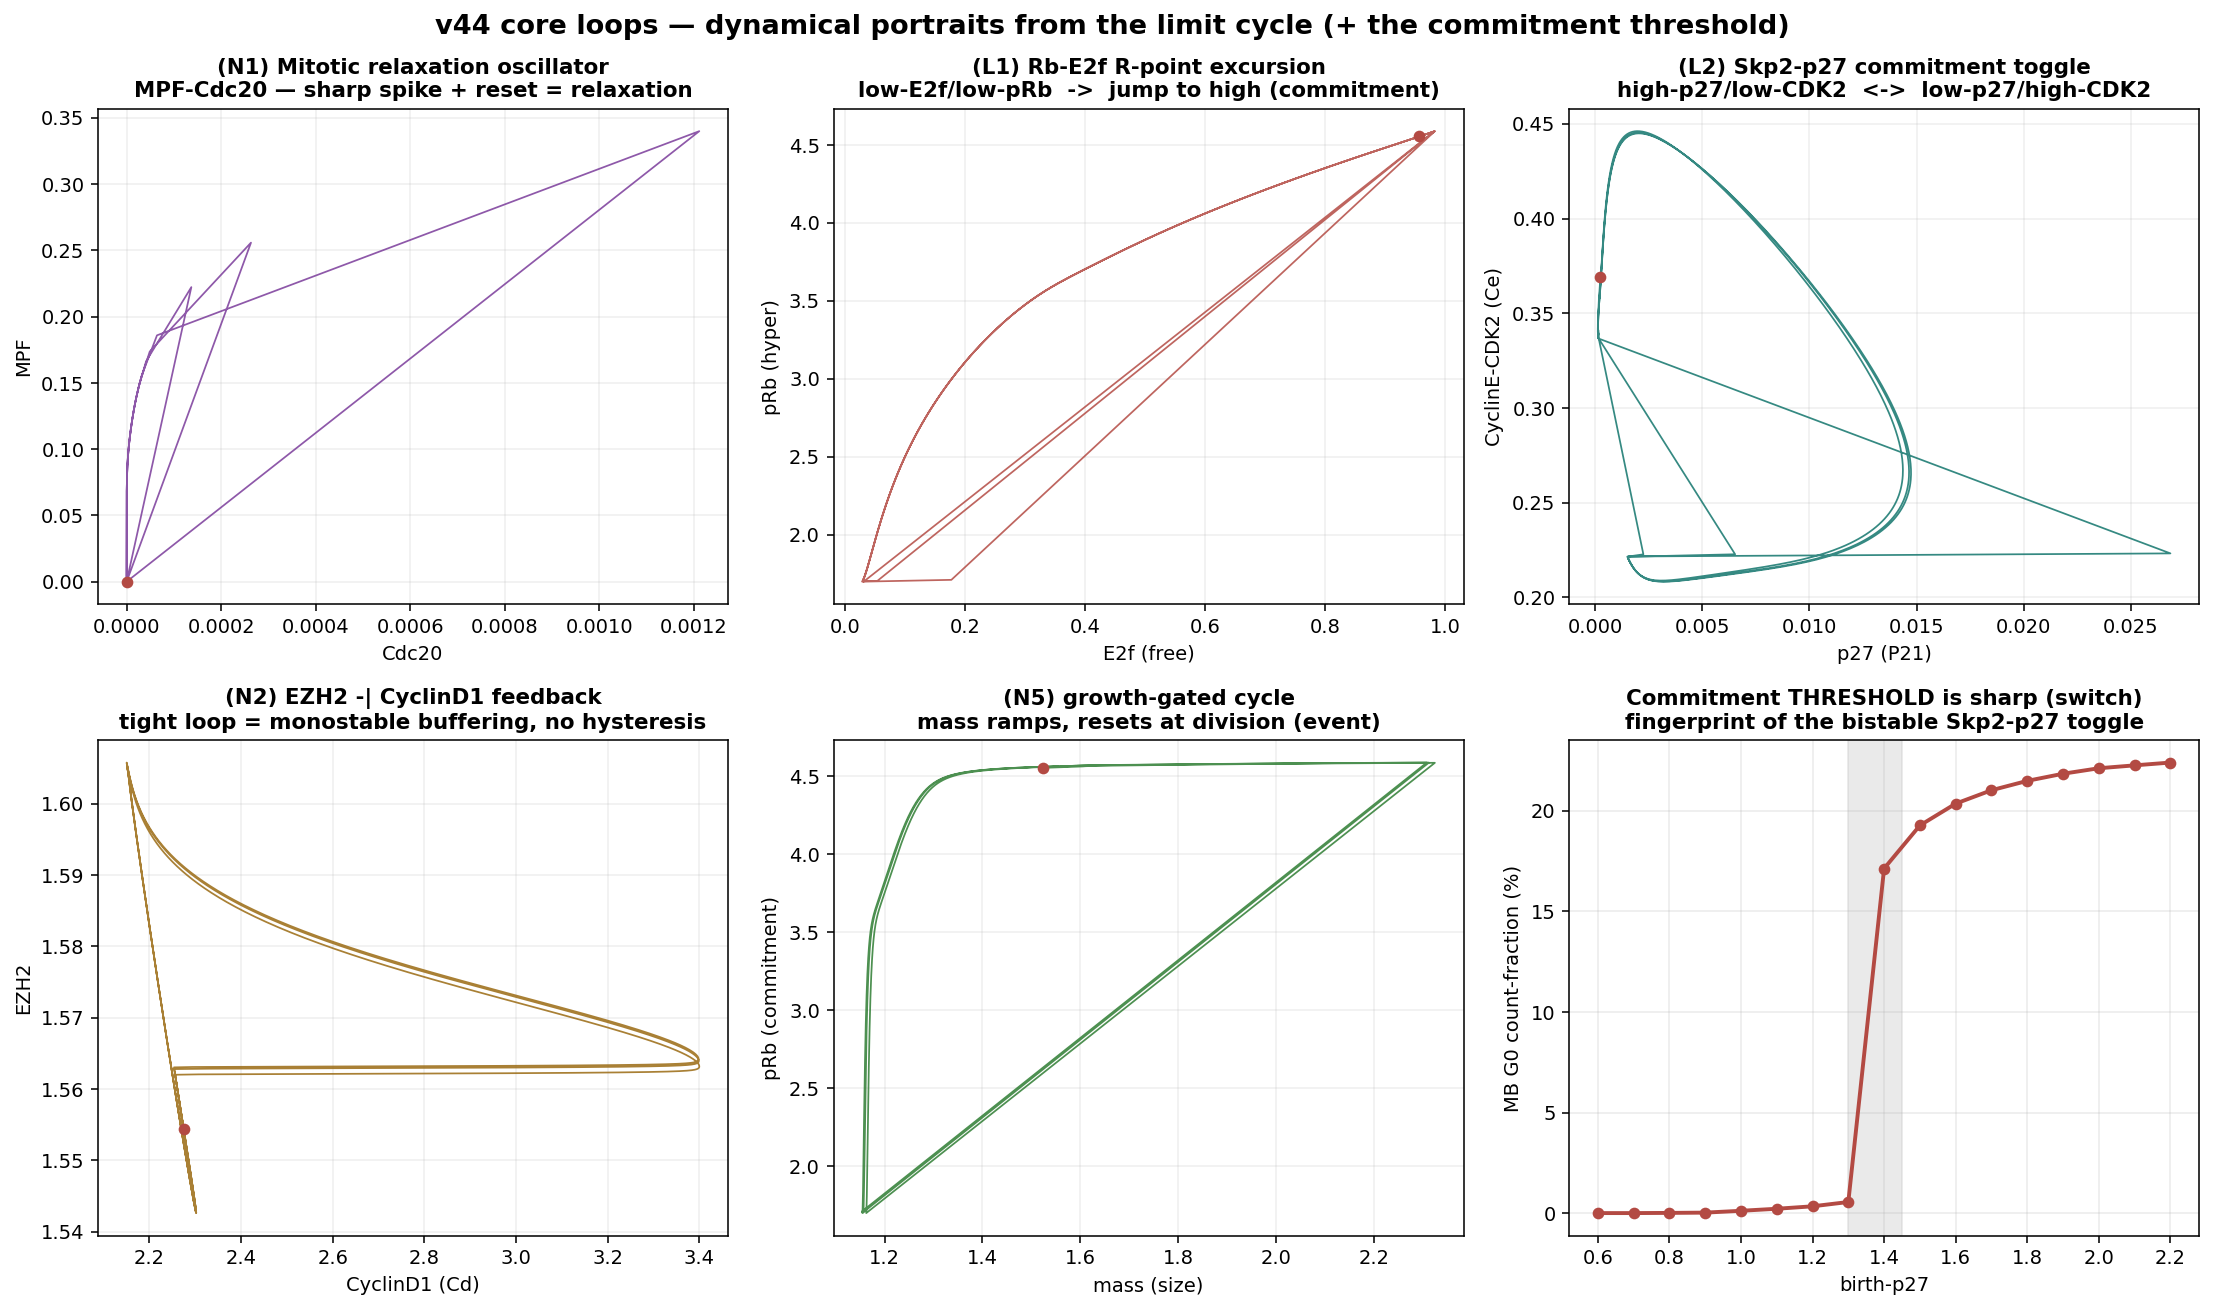

Here is the Python script that generated this plot:
"""STRUCTURE ANALYSIS — step C: dynamical portraits of the core loops.

Reads the actual settled limit-cycle trajectory and draws phase portraits that expose each core loop's dynamical
TYPE: the (Cdc20,MPF) mitotic relaxation oscillator, the (E2f,pRb) R-point excursion, the (p27,CyclinE)
commitment, and the (Cd,EZH2)/(Cd,Mk) feedback. Plus a fine birth-p27 sweep showing the SHARP commitment
threshold (the fingerprint of the underlying bistable toggle inside the hybrid oscillator). A rigorous
saddle-node/Hopf continuation on reduced subsystems is the deep-dive; this is the tractable evidence of type.

Run: ./venv/bin/python simulations/struct/C_dynamics.py
"""
import os, sys, json
os.environ.setdefault('TWO_STEP_RB', '1'); os.environ.setdefault('H3K27_CHAIN', '1')
sys.path.insert(0, os.path.dirname(os.path.dirname(os.path.dirname(os.path.abspath(__file__)))))
import numpy as np
import tellurium as te
import matplotlib
matplotlib.use('Agg')
import matplotlib.pyplot as plt
from src.build_model_v44_heldt import build_model_v44
from simulations.validate_v44 import (run, classify, PTCH1_MB, MYCN_AMP_MB, P16_MB, P18_MB, KSYP21_MB)

OUT = os.path.dirname(os.path.abspath(__file__))
SEL = ['time', 'MPF', 'Cdc20', 'E2f', 'pRb', 'Rbm', 'Rb', 'P21', 'Ce', 'Ca', 'Cd', 'EZH2', 'Mk', 'mass', 'Dna', 'Skp2']
rr = te.loada(build_model_v44())
rr['SHH'] = 0.5
rr.reset(); rr.simulate(0, 5000, 2)         # settle
r = rr.simulate(5000, 5000 + 3 * 1400, 6000, selections=SEL)   # ~3 cycles, fine
tr = {s: np.array(r[s]) for s in SEL}

# ---- birth-p27 sweep: commitment sharpness (MB condition) ----
p27s = np.linspace(0.6, 2.2, 17)
g0c = []
for p in p27s:
    res = run(shh=0.5, ptch1_cn=PTCH1_MB, mycn_amp=MYCN_AMP_MB, p16=P16_MB, p18=P18_MB, ksyp21=KSYP21_MB, p21div=float(p))
    cnt, _, _ = classify(res, 1.0)
    g0c.append(cnt.get('G0', np.nan))

fig, ax = plt.subplots(2, 3, figsize=(16, 9.5))
fig.suptitle('v44 core loops — dynamical portraits from the limit cycle (+ the commitment threshold)', fontsize=14, fontweight='bold')

def portrait(a, x, y, xl, yl, title, c='#39598a'):
    a.plot(tr[x], tr[y], '-', color=c, lw=.9, alpha=.85)
    a.plot(tr[x][0], tr[y][0], 'o', color='#b34a43', ms=5)
    a.set_xlabel(xl); a.set_ylabel(yl); a.set_title(title, fontsize=11, fontweight='bold'); a.grid(alpha=.2)

portrait(ax[0, 0], 'Cdc20', 'MPF', 'Cdc20', 'MPF', '(N1) Mitotic relaxation oscillator\nMPF-Cdc20 — sharp spike + reset = relaxation', '#7a3b9a')
portrait(ax[0, 1], 'E2f', 'pRb', 'E2f (free)', 'pRb (hyper)', '(L1) Rb-E2f R-point excursion\nlow-E2f/low-pRb  ->  jump to high (commitment)', '#b34a43')
portrait(ax[0, 2], 'P21', 'Ce', 'p27 (P21)', 'CyclinE-CDK2 (Ce)', '(L2) Skp2-p27 commitment toggle\nhigh-p27/low-CDK2  <->  low-p27/high-CDK2', '#12756c')
portrait(ax[1, 0], 'Cd', 'EZH2', 'CyclinD1 (Cd)', 'EZH2', '(N2) EZH2 -| CyclinD1 feedback\ntight loop = monostable buffering, no hysteresis', '#9a6a12')
portrait(ax[1, 1], 'mass', 'pRb', 'mass (size)', 'pRb (commitment)', '(N5) growth-gated cycle\nmass ramps, resets at division (event)', '#2e7d32')

axc = ax[1, 2]
axc.plot(p27s, g0c, '-o', color='#b34a43', lw=2, ms=5)
axc.axvspan(1.3, 1.45, color='#ccc', alpha=.4)
axc.set_xlabel('birth-p27'); axc.set_ylabel('MB G0 count-fraction (%)')
axc.set_title('Commitment THRESHOLD is sharp (switch)\nfingerprint of the bistable Skp2-p27 toggle', fontsize=11, fontweight='bold')
axc.grid(alpha=.25)
plt.tight_layout()
fig.savefig(os.path.join(OUT, 'C_dynamics.png'), dpi=140, bbox_inches='tight')
print("wrote C_dynamics.png")

# quantify the threshold sharpness (max slope) + whether EZH2-Cd loop shows hysteresis (loop area)
g0 = np.array(g0c)
dslope = np.max(np.abs(np.diff(g0)) / np.diff(p27s))
# EZH2-Cd loop "thickness": how much the (Cd,EZH2) trajectory is a thin curve (monostable) vs fat loop
cd = tr['Cd']; ez = tr['EZH2']
cdn = (cd - cd.min()) / (cd.ptp() + 1e-9); ezn = (ez - ez.min()) / (ez.ptp() + 1e-9)
loop_area = 0.5 * abs(np.sum(cdn[:-1] * ezn[1:] - cdn[1:] * ezn[:-1]))  # normalized enclosed area
print(f"commitment threshold max slope: {dslope:.1f} %/unit birth-p27 (sharp = switch)")
print(f"(Cd,EZH2) normalized loop area: {loop_area:.3f}  (small = thin curve = monostable buffering)")
json.dump(dict(birth_p27=list(p27s), mb_g0_count=g0c, threshold_max_slope=float(dslope),
               ezh2_cd_loop_area=float(loop_area)),
          open(os.path.join(OUT, 'C_dynamics.json'), 'w'), indent=2)
print("wrote C_dynamics.json")
